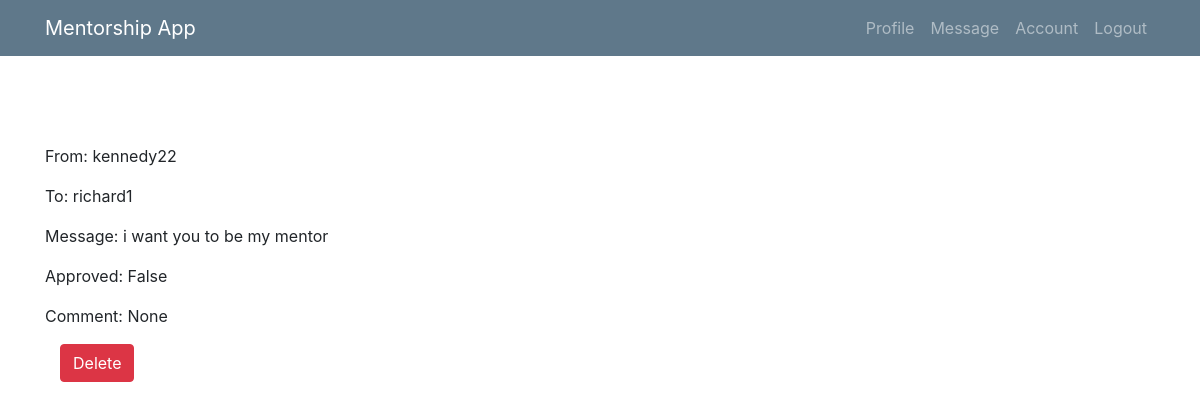
The app's page /23 (signed in), older data.
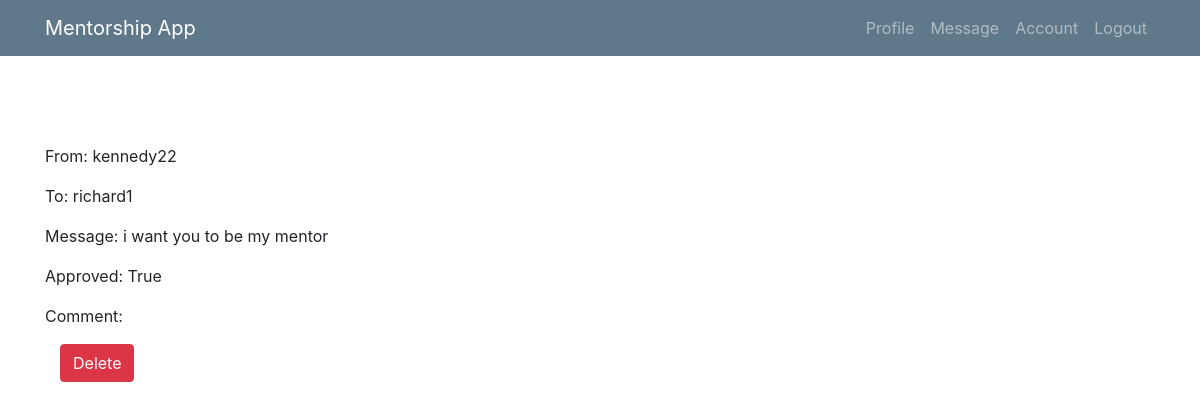
The same page, newer data.
### mentee/models.py (models this page shows, shortened)
class Msg(models.Model):
    sender = models.ForeignKey(User, related_name="sender", on_delete=models.CASCADE, null=True)
    receipient = models.ForeignKey(User, related_name="receipient", on_delete=models.CASCADE)
    msg_content = models.TextField(max_length=100)
    sent_at = models.DateTimeField(null=True, blank=True)
    comment = models.TextField(blank=True, null=True)
    comment_at = models.DateTimeField(blank=True, null=True)
    is_approved = models.BooleanField(default=False, verbose_name="Approve?")
    date_approved = models.DateTimeField(blank=True, null=True)
    class Meta:
        ordering = ['-sent_at']

class User(AbstractUser):
    is_mentee = models.BooleanField(default=False)
    is_mentor = models.BooleanField(default=False)

### mentee/views/mentee.py (the view)
# urls.py: path('<int:pk>', mentee.SentDetailView.as_view(), name="sent"),
class SentDetailView(LoginRequiredMixin, UserPassesTestMixin, DetailView):
    model = Msg
    context_object_name = 'messo'
    template_name = 'menti/sent.html'
    def test_func(self):
        return self.request.user.is_mentee
    def get_queryset(self):
        return self.model.objects.filter(sender=self.request.user)

### mentee/templates/menti/sent.html
{% extends 'menti/base.html' %}
{% block content %}
<br><br><br>
<p>From: {{ messo.sender }} </p>
<p>To: {{ messo.receipient }} </p>
<p>Message: {{ messo.msg_content }}</p>
<p>Approved: {{ messo.is_approved }}</p>
<p>Comment: {{ messo.comment }}</p>
<div class="container">
  <p><a class="btn btn-danger" href="{% url 'delete' pk=messo.pk %}">Delete</a></p>
</div>
{% endblock %}

Row changes from the older to the newer data that the page shows:
changed Msg "i want you to be my mentor": is_approved "False" → "True"; comment "None" → (not shown)
